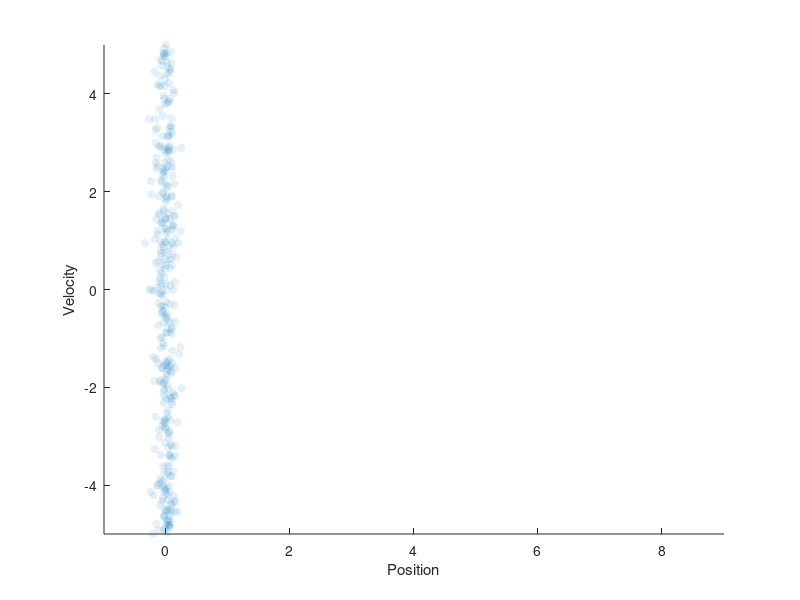
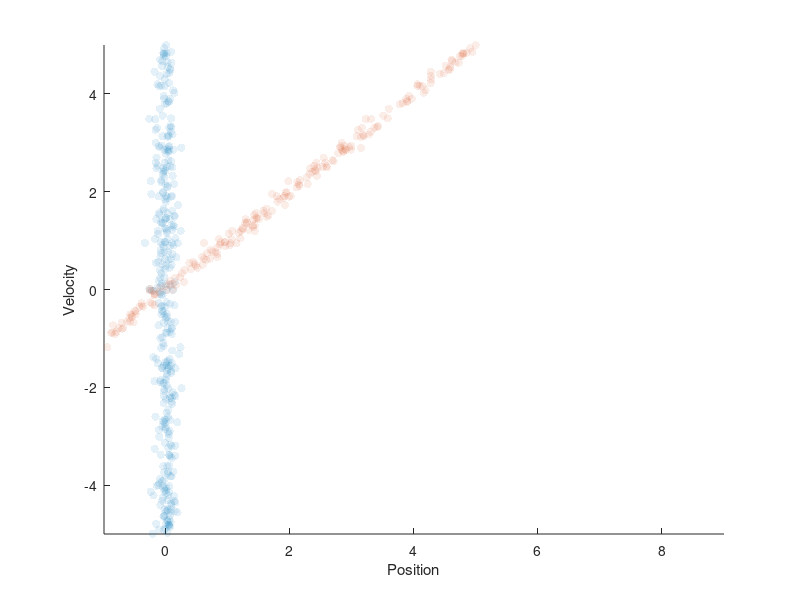
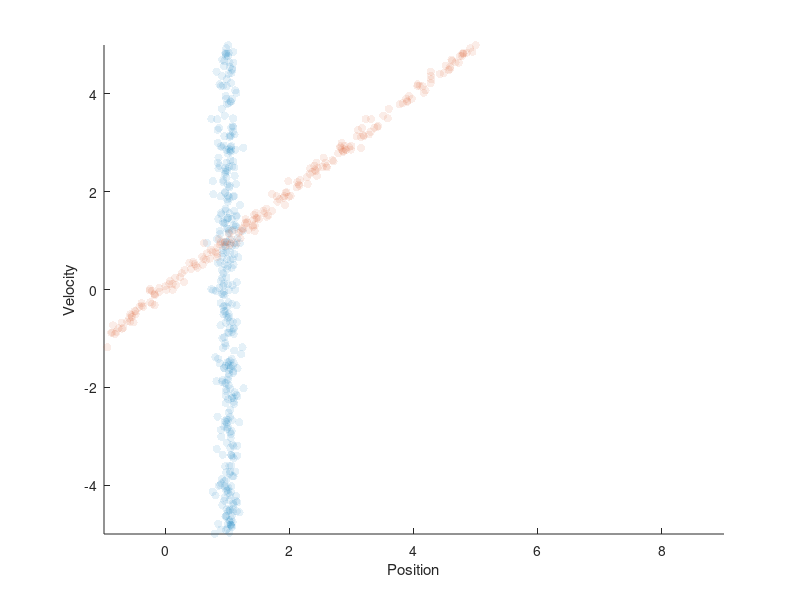
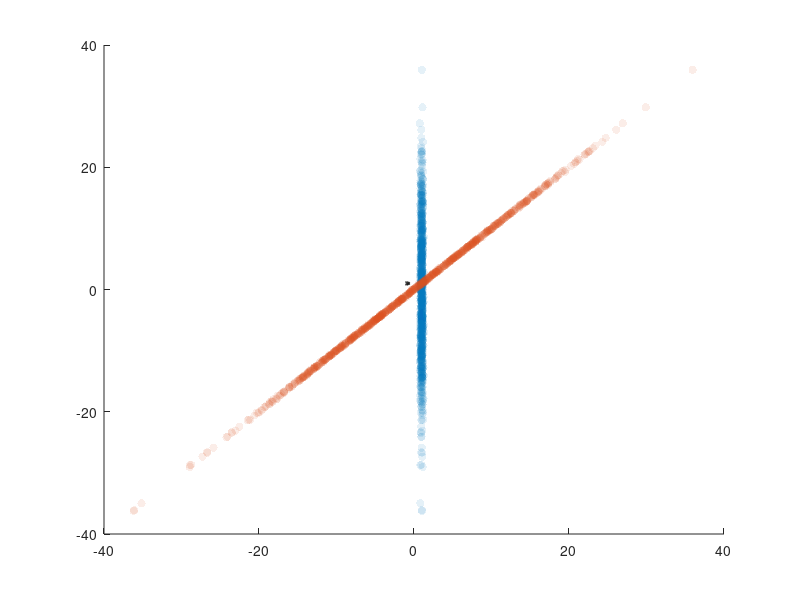

The MATLAB script that drew these images, in order: (Note: this script raises an error after producing the figures.)
clc
close all
clear all

mu = [0 0];
Sigma = [.1 0; 0 10];

x2 = -5:.01:5; x1 = -1:.01:9;

pos = mu(1)+Sigma(1,1)*randn(1000,1);
vel = mu(2)+Sigma(2,2)*randn(1000,1);

figure;
hold on
scatter(pos,vel,'filled','b','markerfacealpha',0.1)
axis([-1 9 -5 5])
xlabel('Position'); ylabel('Velocity');

figure;
hold on
scatter(pos,vel,'filled','b','markerfacealpha',0.1)
scatter(pos+vel,vel,'filled','r','markerfacealpha',0.1)
axis([-1 9 -5 5])
xlabel('Position'); ylabel('Velocity');


figure;
hold on
scatter(pos+1,vel,'filled','b','markerfacealpha',0.1)
scatter(pos+vel,vel,'filled','r','markerfacealpha',0.1)
axis([-1 9 -5 5])
xlabel('Position'); ylabel('Velocity');


mu = [1 1];
Sigma = [.01 .0070; .007 .014];

xx1 = .7:.001:1.3;
norm = normpdf(xx1,1,.047);

figure;
hold on
plot(xx1,.02+.2*norm-5,'b', 'linewidth',2)
plot(.02+.05*norm-1,xx1,'k','linewidth',2)
scatter(pos+1,vel,'filled','b','markerfacealpha',0.1)
scatter(pos+vel,vel,'filled','r','markerfacealpha',0.1)
plot_gauss_2D(mu,Sigma,x1,x2,'k')
axis([-1 9 -5 5])

% 